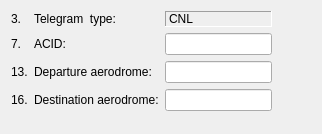
<?xml version="1.0" encoding="UTF-8"?>
<ui version="4.0">
 <class>CnlWidget</class>
 <widget class="QWidget" name="CnlWidget">
  <property name="geometry">
   <rect>
    <x>0</x>
    <y>0</y>
    <width>322</width>
    <height>134</height>
   </rect>
  </property>
  <property name="windowTitle">
   <string>Form</string>
  </property>
  <layout class="QGridLayout" name="gridLayout">
   <item row="1" column="0">
    <widget class="QLabel" name="label_20">
     <property name="text">
      <string>7.</string>
     </property>
    </widget>
   </item>
   <item row="0" column="0">
    <widget class="QLabel" name="label_19">
     <property name="text">
      <string>3.</string>
     </property>
    </widget>
   </item>
   <item row="0" column="1">
    <widget class="QLabel" name="label">
     <property name="text">
      <string>Telegram  type:</string>
     </property>
    </widget>
   </item>
   <item row="3" column="0">
    <widget class="QLabel" name="label_26">
     <property name="text">
      <string>16.</string>
     </property>
    </widget>
   </item>
   <item row="4" column="0" colspan="3">
    <spacer name="verticalSpacer">
     <property name="orientation">
      <enum>Qt::Vertical</enum>
     </property>
     <property name="sizeHint" stdset="0">
      <size>
       <width>241</width>
       <height>0</height>
      </size>
     </property>
    </spacer>
   </item>
   <item row="1" column="1">
    <widget class="QLabel" name="label_2">
     <property name="text">
      <string>ACID:</string>
     </property>
    </widget>
   </item>
   <item row="2" column="1">
    <widget class="QLabel" name="label_6">
     <property name="text">
      <string>Departure aerodrome:</string>
     </property>
    </widget>
   </item>
   <item row="3" column="1">
    <widget class="QLabel" name="label_8">
     <property name="text">
      <string>Destination aerodrome:</string>
     </property>
    </widget>
   </item>
   <item row="1" column="2">
    <widget class="QLineEdit" name="acid">
     <property name="sizePolicy">
      <sizepolicy hsizetype="Maximum" vsizetype="Fixed">
       <horstretch>0</horstretch>
       <verstretch>0</verstretch>
      </sizepolicy>
     </property>
     <property name="maxLength">
      <number>7</number>
     </property>
    </widget>
   </item>
   <item row="2" column="0">
    <widget class="QLabel" name="label_24">
     <property name="text">
      <string>13.</string>
     </property>
    </widget>
   </item>
   <item row="0" column="2">
    <widget class="QLabel" name="telegramType">
     <property name="frameShape">
      <enum>QFrame::Panel</enum>
     </property>
     <property name="frameShadow">
      <enum>QFrame::Sunken</enum>
     </property>
     <property name="text">
      <string>CNL</string>
     </property>
    </widget>
   </item>
   <item row="0" column="3" rowspan="4">
    <spacer name="horizontalSpacer">
     <property name="orientation">
      <enum>Qt::Horizontal</enum>
     </property>
     <property name="sizeHint" stdset="0">
      <size>
       <width>40</width>
       <height>20</height>
      </size>
     </property>
    </spacer>
   </item>
   <item row="2" column="2">
    <widget class="QLineEdit" name="adep">
     <property name="sizePolicy">
      <sizepolicy hsizetype="Maximum" vsizetype="Fixed">
       <horstretch>0</horstretch>
       <verstretch>0</verstretch>
      </sizepolicy>
     </property>
     <property name="maxLength">
      <number>4</number>
     </property>
    </widget>
   </item>
   <item row="3" column="2">
    <widget class="QLineEdit" name="ades">
     <property name="sizePolicy">
      <sizepolicy hsizetype="Maximum" vsizetype="Fixed">
       <horstretch>0</horstretch>
       <verstretch>0</verstretch>
      </sizepolicy>
     </property>
     <property name="maxLength">
      <number>4</number>
     </property>
    </widget>
   </item>
  </layout>
 </widget>
 <tabstops>
  <tabstop>acid</tabstop>
 </tabstops>
 <resources/>
 <connections/>
</ui>
